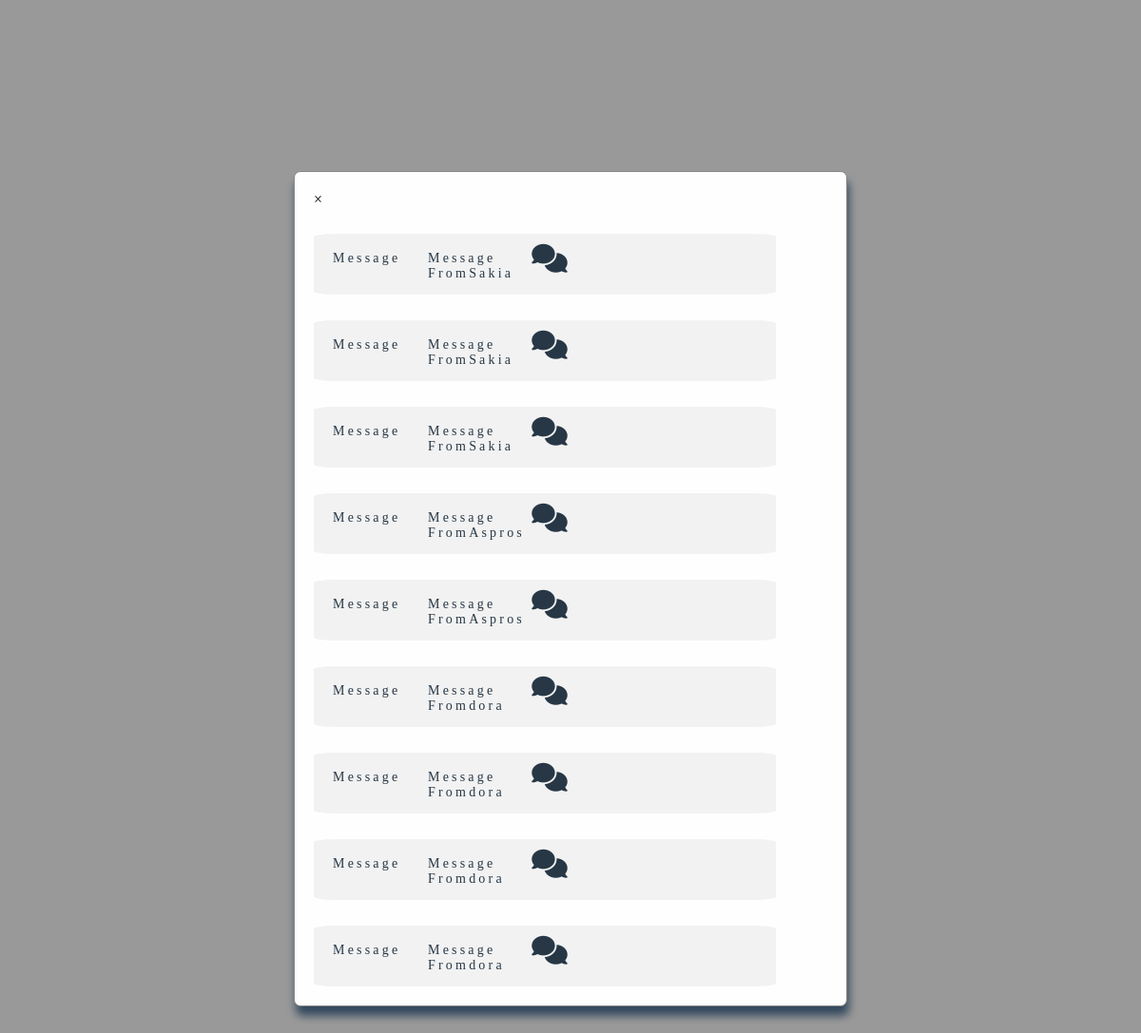
/Controllers/User/notification.controller.php (signed in), run on the app's committed database.
### tables this page shows
CREATE TABLE `notifications` (
  `id_noti` int(11) NOT NULL,
  `user_name` varchar(255) NOT NULL,
  `sujet` varchar(255) NOT NULL,
  `noti_content` varchar(255) NOT NULL,
  `status` int(1) NOT NULL,
  `user_picture` varchar(255) DEFAULT NULL
);

### Controllers/User/notification.controller.php (called while the page is built, shortened)
<?php
include_once('../../Models/User/User.Admin.php');
include_once('../../views/User/Pages/notification.view.php');
?>

### Views/User/Pages/notification.view.php (the view, shortened to what this page needs)
<?php
$user_name=$_SESSION["pseudo"];
?>
<!DOCTYPE html>
<html lang="en">
<head>
</head>
<body>
    <div id="modalfriend" class="modal-all-friend">
        <div class="modal-all-friend-content">
            <span class="close_friend">&times;</span>
            <?php
                    $Allnotification=$db->prepare("SELECT * FROM notifications WHERE user_name=:pseudo");
                    $Allnotification->execute(array
                    (
                        'pseudo'=>$user_name
                    )
                    );
            ?>
            <?php
                while($notification=$Allnotification->fetch()){
            ?>
                <div class="user_section_infos">
                    <p><?php echo $notification["sujet"] ?></p>
                    <p><?php echo $notification["noti_content"] ?></p>
                    <a href="../../../../RESEAU_SOCIAL/Controllers/Messages/read_message.controller.php"id="ad"><i class="fas fa-comments"></i></a>
                </div>
            <?php } ?>
        </div>
    </div>
</body>
</html>

### Views/User/Pages/notification.view.php (style rules this page uses)
.modal-all-friend { position: fixed; z-index: 1; left: 0; top: 0; width: 100%; height: 100%; overflow: auto; background-color: gray; background-color: rgba(0,0,0,0.4); }
.modal-all-friend-content { background-color:#fefefe; margin: 15% auto; padding: 20px; border: 1px solid #888; max-width: 45%; max-height:90%; box-shadow:2px 10px 10px #34495E; border-radius:7px; overflow-y:scroll; }
.modal-all-friend-content .user_section_infos { display:flex; border-radius:5%; margin-top:5%; background-color:#F2F2F2 ; width:90%; height:10%; }
.modal-all-friend-content .user_section_infos p { color:#273746; letter-spacing: .2rem; font-family: var(--dk-font); font-size:14px; width:80px; margin-left:20px; margin-top:18px; }
.modal-all-friend-content .user_section_infos #ad { margin-top:5%; margin-left:15%; color:#273746; width:65px; height:30px; }
.modal-all-friend-content .user_section_infos #ad { margin-top:2%; margin-left:6%; color:#273746; width:65px; height:30px; font-size:30px; }

### data on the page
notifications: sujet "Message", noti_content "Message FromSakia"
notifications: sujet "Message", noti_content "Message FromSakia"
notifications: sujet "Message", noti_content "Message FromSakia"
notifications: sujet "Message", noti_content "Message FromAspros"
notifications: sujet "Message", noti_content "Message FromAspros"
notifications: sujet "Message", noti_content "Message Fromdora"
notifications: sujet "Message", noti_content "Message Fromdora"
notifications: sujet "Message", noti_content "Message Fromdora"
notifications: sujet "Message", noti_content "Message Fromdora"
